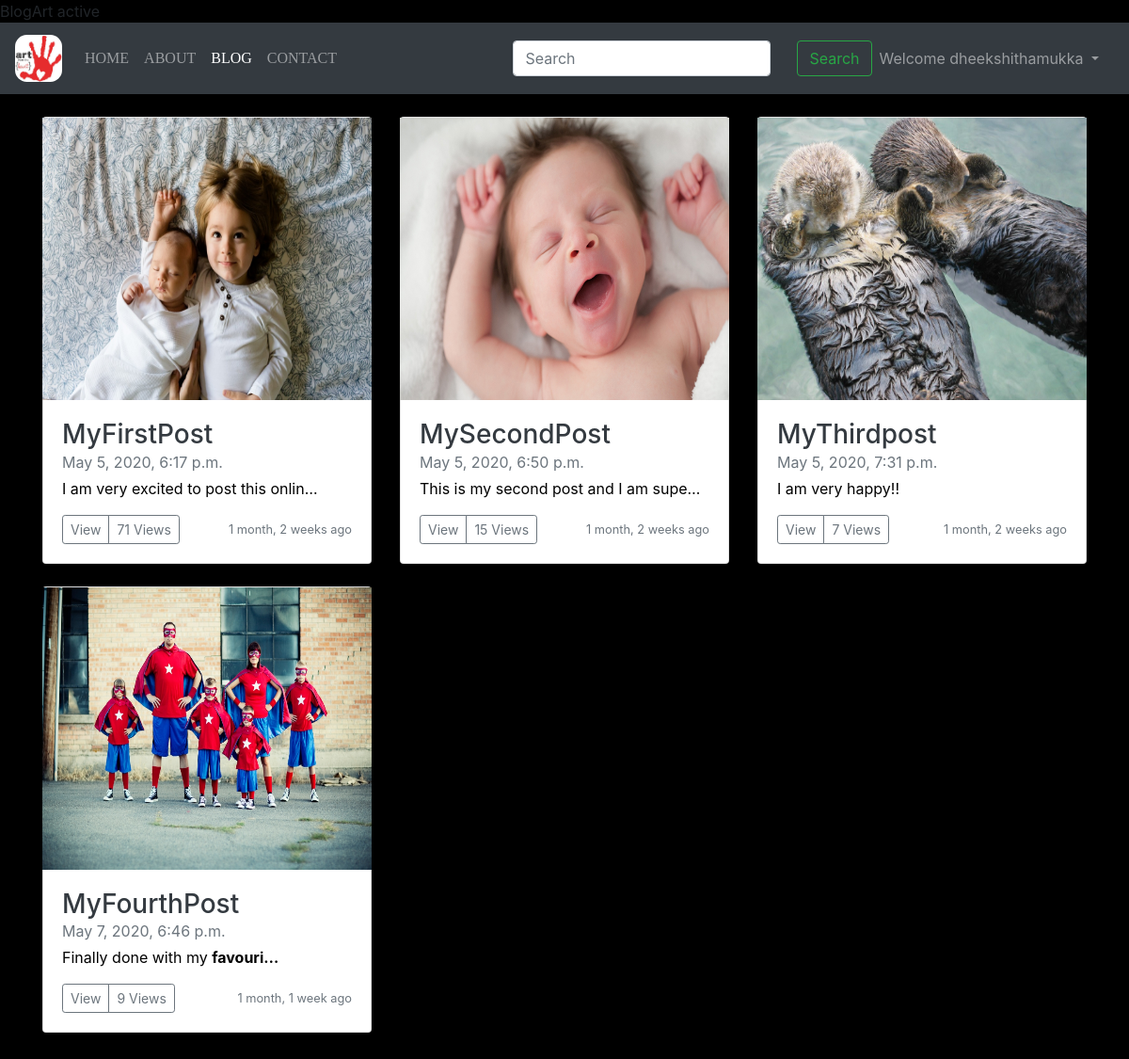
Screenshot of /blog/blog (signed in) with the database file from the repository.
### blog/models.py (models this page shows)
class Post(models.Model):
    sno = models.AutoField(primary_key=True)
    title = models.CharField(max_length=255)
    content = models.TextField()
    author = models.CharField(max_length=100)
    slug = models.CharField(max_length=130)
    views = models.IntegerField(default=0)
    timefield = models.DateTimeField(blank=True)
    image = models.ImageField(upload_to='blog/images', default="")
    def __str__(self):
        return self.title + ' by ' + self.author

### blog/views.py (the view)
# urls.py: path('blog', views.blogArt, name='blogHome'),
def blogArt(request):
    allPosts = Post.objects.all()
    print(allPosts)
    context = {'allPosts': allPosts}
    return render(request, 'blog/blogArt.html', context)

### blog/templatetags/extras1.py (called while the page is built)
@register.filter
def chunks(value, chunk_length):
    clen = int(chunk_length)
    i = iter(value)
    while True:
        chunk = list(itertools.islice(i, clen))
        if chunk:
            yield chunk
        else:
            break

### templates/blog/blogArt.html (shortened to what this page needs)
{% extends 'base.html' %}
{% block head %}
{% block blogactive %} active {% endblock blogactive %}
{% load static %}
<link rel='stylesheet' href="{% static 'css/blog.css' %}">
{% endblock head %}
{% block body %}
{% load humanize %}
{% load extras1 %}
<div class="container my-4">
{% for chunk in allPosts|chunks:3 %}
  <div class="row">
    {% for post in chunk %}
        <div class="col-md-4">
      <div class="card mb-4 shadow-sm">
        <a href="/blog/{{post.slug}}"><img src="/media/{{post.image}}" width="350px" height="300px" style="margin-left: -1px;"></a>
        <div class="card-body">
        <h3 class="mb-0"><a class="text-dark" id="under" href="/blog/{{post.slug}}">{{post.title}}</a></h3>
      <div class="mb-1 text-muted">{{post.timefield}}</div>
          <p class="card-text mb-auto">
        <div class="preview">{{post.content|safe|truncatechars:70}}</div>
      </p>
          <div class="d-flex justify-content-between align-items-center">
            <div class="btn-group">
            <a href="/blog/{{post.slug}}" role="button" class="btn btn-sm btn-outline-secondary">View</a>
             <button type="button" class="btn btn-sm btn-outline-secondary">{{post.views}} Views</button>
            </div>
            <small class="text-muted">{{post.timefield | naturaltime}}</small>
          </div>
        </div>
      </div>
    </div>
    {% endfor %}
  </div>
{% endfor %}
</div>
{% endblock body %}

### templates/base.html (shortened to what this page needs)
<!doctype html>
<html lang="en">
<head>
  <link rel="stylesheet" href="https://stackpath.bootstrapcdn.com/bootstrap/4.4.1/css/bootstrap.min.css"
>
</head>
{% block head %}
{% endblock head %}
<body>
  <nav class="navbar navbar-expand-lg navbar-dark bg-dark">
    <a class="navbar-brand" href="/"><img
        style="width: 50px; height: 50px; border-radius: 25%; "></a>
    <div class="collapse navbar-collapse" id="navbarSupportedContent">
      <ul class="navbar-nav mr-auto">
        <li class="nav-item {% block homeactive %} {% endblock homeactive %}">
          <a class="nav-link" href="/" style="font-family: 'Verdana, Geneva, Tahoma, sans-serif;'">HOME </a>
        </li>
        <li class="nav-item {% block aboutactive %} {% endblock aboutactive %}">
          <a class="nav-link" href="about" style="font-family: 'Verdana, Geneva, Tahoma, sans-serif;'">ABOUT</a>
        </li>
        <li class="nav-item {% block blogactive %} {% endblock blogactive %}">
          <a class="nav-link" href="blog" style="font-family: 'Verdana, Geneva, Tahoma, sans-serif;'">BLOG</a>
        </li>
        <li class="nav-item {% block contactactive %} {% endblock contactactive %}">
          <a class="nav-link" href="contact" style="font-family: 'Verdana, Geneva, Tahoma, sans-serif;'">CONTACT</a>
        </li>
      </ul>
      <div class="ml-auto form-inline ">
        <form class="form-inline my-2 my-lg-0" method="get" action="/search">
          <input class="form-control mr-sm-2" type="search" placeholder="Search" aria-label="Search" name="query"
            id="query">
          <button class="btn btn-outline-success my-2 my-sm-0" type="submit">Search</button>
        </form>
        {% if user.is_authenticated %}
        <ul class="navbar-nav mr-2">
          <li class='nav-item dropdown'>
            <a class="nav-link dropdown-toggle" href="#" id="navbarDropdown" role="button" data-toggle="dropdown"
              aria-haspopup="true" aria-expanded="false">
              Welcome {{request.user}}
            </a>
          </li>
        </ul>
        {% endif %}
      </div>
    </div>
  </nav>
  {% block body %}{% endblock body %}
</body>
</html>

### blog/static/css/blog.css (style rules this page uses)
body { background-color: black; }
h2, p { color: black; }
#under { text-decoration: none; color: black; }
button { margin-left: 20px; }

### rows the page displays
Post: image (picture), title "MyFirstPost", timefield "May 5, 2020, 6:17 p.m.", content "I am very excited to post this onlin…", views "71", timefield "1 month, 2 weeks ago"
Post: image (picture), title "MySecondPost", timefield "May 5, 2020, 6:50 p.m.", content "This is my second post and I am supe…", views "15", timefield "1 month, 2 weeks ago"
Post: image (picture), title "MyThirdpost", timefield "May 5, 2020, 7:31 p.m.", content "I am very happy!!", views "7", timefield "1 month, 2 weeks ago"
Post: image (picture), title "MyFourthPost", timefield "May 7, 2020, 6:46 p.m.", content "Finally done with my favouri…", views "9", timefield "1 month, 1 week ago"

### other values shown
{{ request.user }} "dheekshithamukka"
